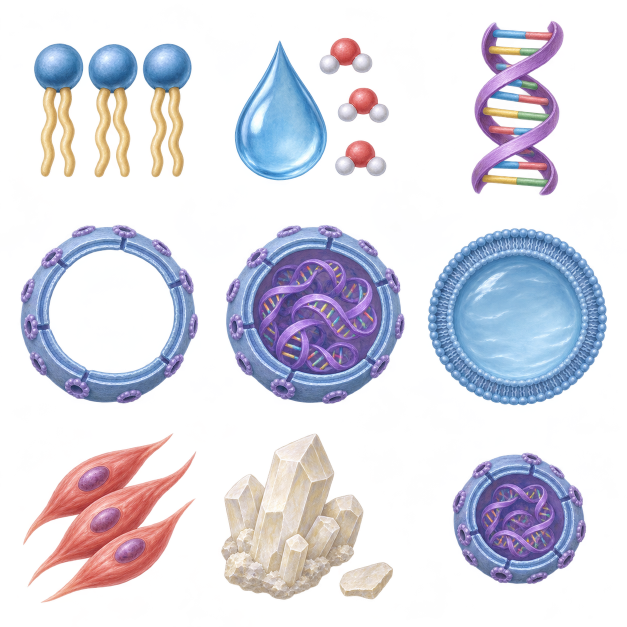
#> input picture projects/anatomy-study/art-study/doctor-poster/sources/cell-atlas-v2.png, 1254 x 1254 px (shown at 1/2 size); its folder holds 3 pictures in this run; the run also reads 3 pictures not shown here
$ python prepare.py
#> lines starting #> are read from the running program, lines starting #| are printed output that depends on the picture; after the words box and inside, x2 and y2 are one past the last pixel; in counts of white or black regions, pixels touching at a corner belong together
from pathlib import Path
from PIL import Image, ImageDraw, ImageChops
import json,re

ROOT=Path(__file__).parent
SRC=ROOT/'sources'; ASSET=ROOT/'assets'
W,H=780,1688
names={}
# Source pixels are never painted: these operations extract, mask, resize and register
# the retained imagegen paintings. Runtime is one quarter of export dimensions.
def save(im, ident):
    im.save(ASSET/(ident+'.png')); names[ident]=ident+'.png'

def crop_cell(file, cols, rows, index):
#> called with file = 'cell-atlas-v2.png', cols = 3, rows = 3, index = 5
    im=Image.open(SRC/file).convert('RGBA'); x,y=index%cols,index//cols
#> in crop_cell, im is the input picture: PIL image 1254x1254 RGBA; mean R, G, B, A 72.4, 72.5, 90.7, 87
    return im.crop((round(x*im.width/cols)+3,round(y*im.height/rows)+3,round((x+1)*im.width/cols)-3,round((y+1)*im.height/rows)-3))

def tight(im):
    bbox=im.getchannel('A').point(lambda a:255 if a>70 else 0).getbbox()
#> bbox = (17, 35, 375, 390)
    return im.crop(bbox) if bbox else im
#> returned value: PIL image 358x355 RGBA

def resize_width(im,width):
#> called with width = 420
    return im.resize((width,round(im.height*width/im.width)),Image.Resampling.LANCZOS)
#> returned value: PIL image 420x416 RGBA

def masked(im,box,ellipse=True):
    mask=Image.new('L',im.size); d=ImageDraw.Draw(mask)
    (d.ellipse if ellipse else d.rectangle)(box,fill=255)
    out=im.copy();out.putalpha(ImageChops.multiply(im.getchannel('A'),mask));return out

# One cell master establishes water volume, wall microstructure and viewing scale.
cell=resize_width(tight(crop_cell('cell-atlas-v2.png',3,3,5)),420)
canvas=Image.new('RGBA',(440,440));canvas.alpha_composite(cell,((440-cell.width)//2,(440-cell.height)//2));save(canvas,'opening-cell')
#> after `canvas = Image.new('RGBA', (440, 440))`: canvas: PIL image 440x440 RGBA; every value is 0
# Exact interior of that same illustration, without its surrounding membrane.
water=masked(canvas,(82,83,359,360));save(tight(water),'prelude-water')
#> in masked, `mask = Image.new('L', im.size)`: mask: PIL image 440x440 L; every value is 0
# A curved cross-section of the same bilayer: identical repeating-unit scale.
wall=canvas.crop((48,14,392,107));save(wall,'prelude-phospholipids')
# The exact assembled nucleus is the source for both its DNA and envelope.
nucleus=resize_width(tight(crop_cell('cell-atlas-v2.png',3,3,4)),192)
core=masked(nucleus,(42,39,151,147));save(tight(core),'opening-dna')
#> call 2 of masked, with box = (42, 39, 151, 147), ellipse = True
#> in masked (call 2), `mask = Image.new('L', im.size)`: mask: PIL image 192x193 L; every value is 0
#> in masked (call 2), `out.putalpha(ImageChops.multiply(im.getchannel('A'), mask))`:
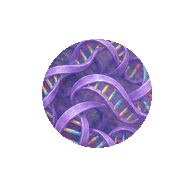
#> out: PIL image 192x193 RGBA; mean R, G, B, A 104.8, 104.6, 159.8, 64; transparent parts drawn white
mask=Image.new('L',nucleus.size,255);ImageDraw.Draw(mask).ellipse((42,39,151,147),fill=0)
#> after `mask = Image.new('L', nucleus.size, 255)`: mask: PIL image 192x193 L; every value is 255
#> after `ImageDraw.Draw(mask).ellipse((42, 39, 151, 147), fill=0)`:
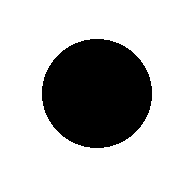
#> mask: PIL image 192x193 L; 74.6% white; 1 black region, box (x1, y1, x2, y2) and area: (42, 39, 152, 148) 9402
envelope=nucleus.copy();envelope.putalpha(ImageChops.multiply(envelope.getchannel('A'),mask));save(envelope,'opening-nuclear-envelope')
save(nucleus,'opening-nucleus');nucleus.save(ASSET/'fitted-nucleus.png')
overlay=Image.new('RGBA',(440,440));overlay.alpha_composite(nucleus,((440-nucleus.width)//2,(440-nucleus.height)//2));overlay.save(ASSET/'cell-nucleus-overlay.png')
Image.new('RGBA',(440,440)).save(ASSET/'cell-blank-overlay.png')
# Micrographs are inspection views, not arm-sized individual cells or crystals.
for i,ident,width in [(6,'prelude-myoblasts',280),(7,'school-bone-mineral',230)]:
    save(resize_width(tight(crop_cell('cell-atlas-v2.png',3,3,i)),width),ident)

hearing=['outer-ears-and-canals','eardrums','outer-ears-with-eardrums','middle-ear-bones','sound-conducting-ears','coiled-inner-ear-chambers-and-fluid','hearing-cells-with-tiny-hairs','vibration-sensitive-inner-ears','sound-receiving-ears','hearing-pathways','inner-ears-with-hearing-pathways','ears']
# Keep the visible auricle near 200 export px high throughout its assemblies.
# Eardrum and ossicles use their installed size; hair cells are a named located enlargement.
widths=[230,73,230,106,230,165,230,250,390,166,285,440]
for i,(ident,width) in enumerate(zip(hearing,widths)):
    save(resize_width(tight(crop_cell('hearing-atlas.png',4,3,i)),width),ident)
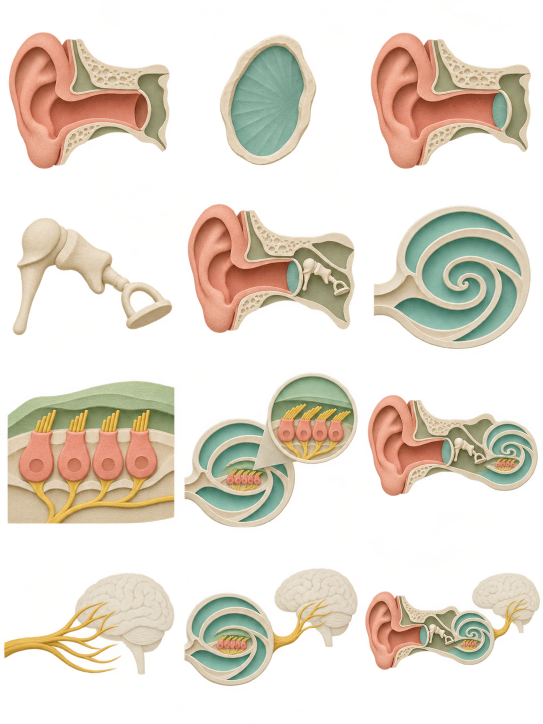
#> input picture projects/anatomy-study/art-study/cut-paper/masters/hearing-atlas.png, 1086 x 1448 px, found by its file name (shown at 1/2 size)
#> in crop_cell, im is the input picture: PIL image 1086x1448 RGBA; mean R, G, B, A 158.9, 145.7, 120.2, 98.5
#> in tight (call 7), `bbox=im.getchannel('A').point(lambda a:255 if a>70 else 0).getbbox()`: bbox = (14, 61, 266, 477)
#> in tight (call 7), `return im.crop(bbox) if bbox else im`:
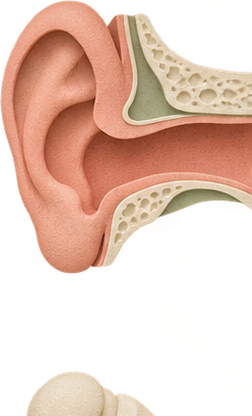
#> returned value: PIL image 252x416 RGBA; mean R, G, B, A 187, 153.1, 123.8, 124.7; transparent parts drawn white

# One registered ear composition carries exactly the same source parts through
# every alternate assembly. The located hair-cell enlargement stays below the
# cochlea instead of shrinking into it when the nerve is added.
ear_parts={name:Image.open(ASSET/(name+'.png')).convert('RGBA') for name in [hearing[i] for i in [0,1,3,5,6,9]]}
#> ear_parts = 6 items
ear_xy={'outer-ears-and-canals':(0,0),'eardrums':(190,106),'middle-ear-bones':(240,110),'coiled-inner-ear-chambers-and-fluid':(330,88),'hearing-cells-with-tiny-hairs':(335,285),'hearing-pathways':(450,115)}
def ear_stage(name,parts):
#> called with name = 'outer-ears-with-eardrums'
    im=Image.new('RGBA',(640,540))
#> im: PIL image 640x540 RGBA; every value is 0
    if 'hearing-cells-with-tiny-hairs' in parts:
        ImageDraw.Draw(im).line([(412,220),(450,285)],fill=(83,122,139,255),width=3)
    for part in parts:im.alpha_composite(ear_parts[part],ear_xy[part])
    save(tight(im),name)
conducting=['outer-ears-and-canals','eardrums','middle-ear-bones']
sensory=['coiled-inner-ear-chambers-and-fluid','hearing-cells-with-tiny-hairs']
ear_stage('outer-ears-with-eardrums',conducting[:2])
ear_stage('sound-conducting-ears',conducting)
ear_stage('vibration-sensitive-inner-ears',sensory)
ear_stage('sound-receiving-ears',conducting+sensory)
#> call 4 of ear_stage, with name = 'sound-receiving-ears'
#> after the loop in ear_stage (call 4), `for part in parts:im.alpha_composite(ear_parts[part],ear_xy[part])`:
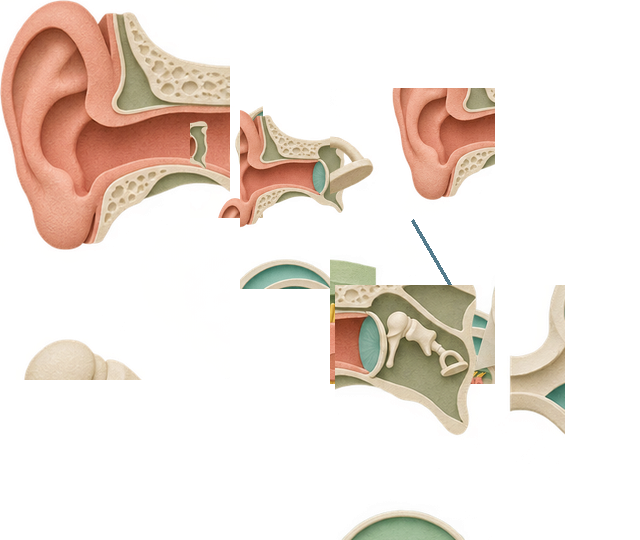
#> im: PIL image 640x540 RGBA; mean R, G, B, A 102.8, 90.4, 77.3, 66.4; transparent parts drawn white
ear_stage('inner-ears-with-hearing-pathways',sensory+['hearing-pathways'])
#> after the loop in ear_stage (call 5), `for part in parts:im.alpha_composite(ear_parts[part],ear_xy[part])`:
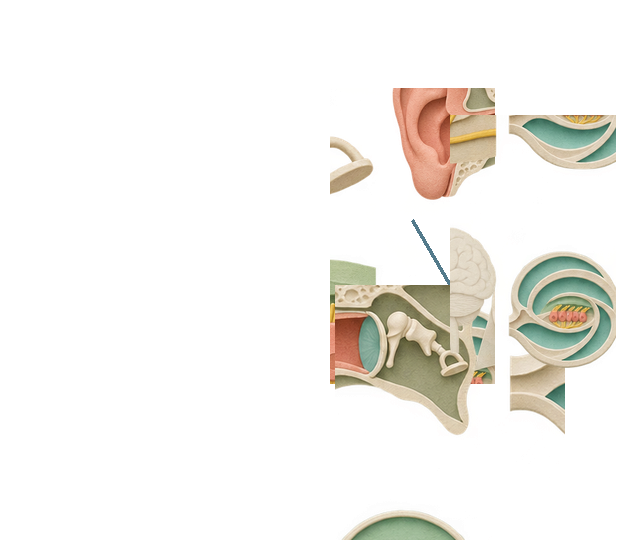
#> im: PIL image 640x540 RGBA; mean R, G, B, A 60.7, 58.2, 52.2, 39; transparent parts drawn white
#> in tight (call 23), `bbox=im.getchannel('A').point(lambda a:255 if a>70 else 0).getbbox()`: bbox = (330, 88, 616, 540)
#> in tight (call 23), `return im.crop(bbox) if bbox else im`:
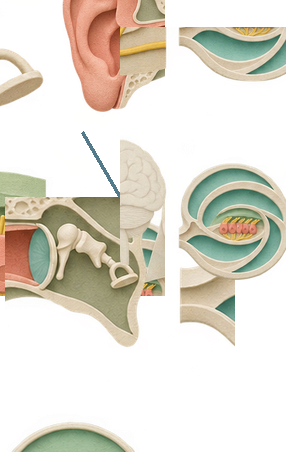
#> returned value: PIL image 286x452 RGBA; mean R, G, B, A 162.2, 155.7, 139.6, 104.2; transparent parts drawn white
ear_stage('ears',conducting+sensory+['hearing-pathways'])

digestion=['starchy-food','saliva','shorter-starch-chains','digestive-enzymes','meal-glucose','protein-food','meal-amino-acids','fat-food','bile','small-fat-droplets','fat-digestion-products']
# Retain each atlas cell at a common magnification, so glucose units and the
# successive fat molecular illustrations do not grow between stages.
for i,ident in enumerate(digestion):
    icon=crop_cell('digestion-atlas.png',4,3,i)
    icon=icon.resize((280,round(icon.height*280/icon.width)),Image.Resampling.LANCZOS)
    save(icon,ident)

# Every backdrop is a blank white sheet; no anatomy, labels, or example diagrams.
for name in ['cell','arm','hearing','digestion']:
    Image.new('RGB',(W,H),'white').save(ASSET/(name+'-background.jpg'),quality=94)
#> this loop made 4 passes
#> name on passes 1 to 4: 'cell', 'arm', 'hearing', 'digestion'
Image.new('RGBA',(280,280)).save(ASSET/'blank-overlay.png')
Image.new('RGB',(280,280),'#f5f2e9').save(ASSET/'draft-item.png')
Image.new('RGB',(W,H),'#f5f2e9').save(ASSET/'draft-background.jpg')

# The two fixed receivers jointly own ONE painted skeleton, including their own
# located bone micrographs. A disjoint partition prevents duplicate skeletons.
base=Image.open(SRC/'arm-background.png').convert('RGBA')
finished=Image.open(SRC/'arm-finished.png').convert('RGBA')
scene_box=(0,75,1024,820)
scene_size=(1400,1019)
back_mask=Image.new('L',base.size);d=ImageDraw.Draw(back_mask)
d.polygon([(0,75),(232,75),(232,485),(287,612),(0,612)],fill=255)
d.rounded_rectangle((595,382,1004,606),radius=38,fill=255)
front_mask=ImageChops.invert(back_mask)
def registered(im,mask):
    out=im.copy();out.putalpha(ImageChops.multiply(im.getchannel('A'),mask))
    return out.crop(scene_box).resize(scene_size,Image.Resampling.LANCZOS)
for ident,mask in [('arm-front-tendons',front_mask),('arm-back-tendons',back_mask)]:save(registered(base,mask),ident)
#> this loop made 2 passes
polygons={
 'front-muscle':[(239,155),(259,170),(259,211),(282,258),(317,318),(338,383),(336,432),(323,493),(340,541),(385,574),(349,584),(309,551),(287,513),(260,467),(246,416),(236,350),(228,276),(231,215)],
 'back-muscle':[(143,208),(175,213),(197,253),(212,303),(220,373),(228,449),(235,509),(253,558),(284,591),(259,609),(225,589),(209,548),(200,503),(173,458),(145,406),(126,354),(114,307),(121,256)],
}
for name,poly in polygons.items():
    mask=Image.new('L',finished.size);ImageDraw.Draw(mask).polygon(poly,fill=255)
    registered(finished,mask).save(ASSET/(name+'.png'))
for name,box in [('front-mineral',(599,143,999,370)),('back-mineral',(599,386,999,602))]:
    mask=Image.new('L',finished.size);ImageDraw.Draw(mask).rounded_rectangle(box,radius=38,fill=255)
    # Populate the located matrix with the actual supplied mineral specimen;
    # the previous finished painting barely distinguished mineral addition.
    mineralized=finished.copy()
    crystals=resize_width(Image.open(ASSET/'school-bone-mineral.png').convert('RGBA'),168)
    mineralized.alpha_composite(crystals,(box[0]+25,box[1]+40))
    mineralized.alpha_composite(crystals,(box[0]+205,box[1]+45))
    registered(mineralized,mask).save(ASSET/(name+'.png'))

def key(s):return re.sub(r'[^a-z0-9]+','-',s.lower()).strip('-')
#> (the run stopped early here; a loop or call above may not have finished)
